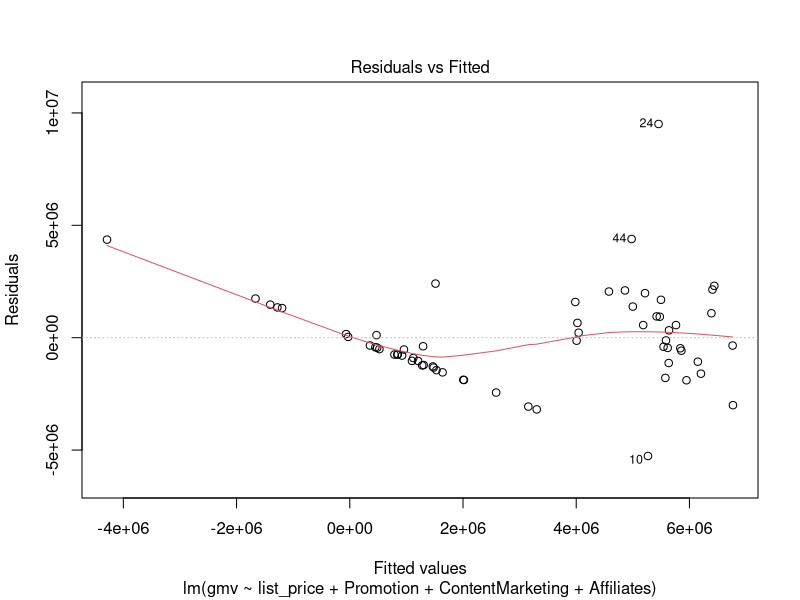
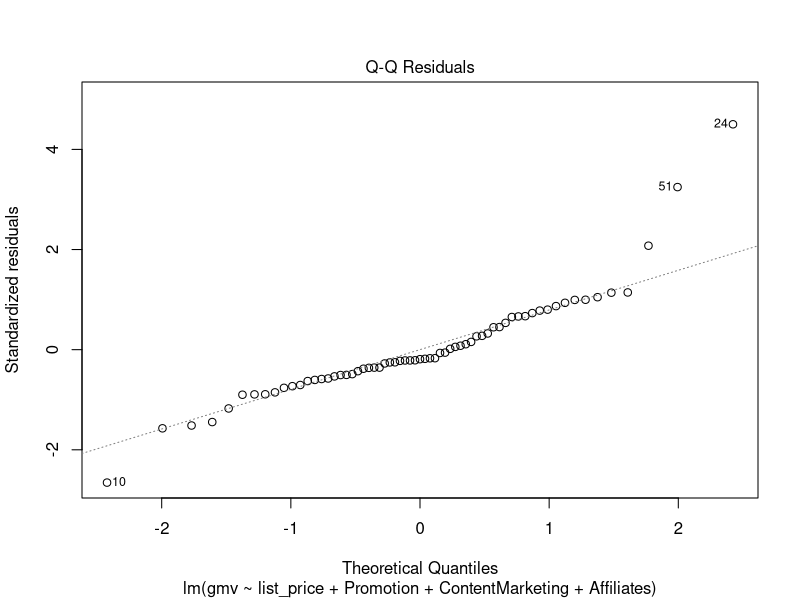
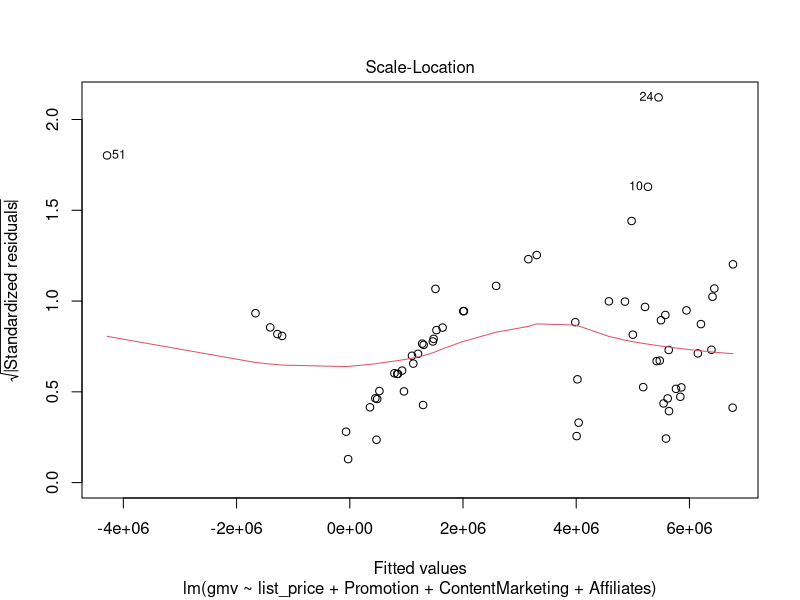
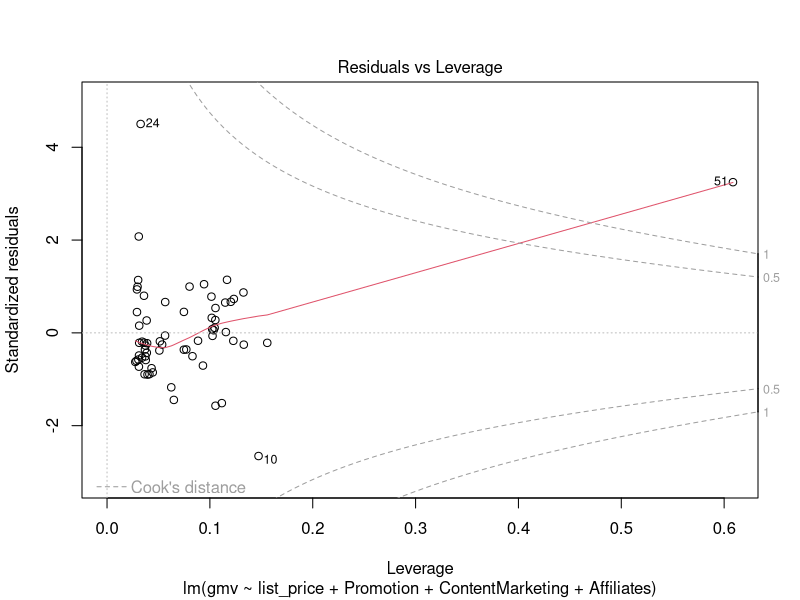

The R source for these figures, in order:
# ***************************************************************************
#                   LOAD LIBRARY ----
# ***************************************************************************
library(lubridate)
library(dplyr)
library(ggplot2)
library(MASS)
library(car)
library(Hmisc)   # describe


# ***************************************************************************
#                   LOAD DATA ---- Product Categories ----
# ***************************************************************************
camera_accessory_data <- read.csv('./intrim/cameraAccessory.csv')
home_audio_data <- read.csv('./intrim/homeAudio.csv')
gaming_accessory_data <- read.csv('./intrim/gamingAccessory.csv')

# ***************************************************************************
#                   Create Training & Test Datasets ----
# ***************************************************************************
#Lets divide the Train & Test data. For this we will use the first 36 weeks data as Train set and rest as Test set

#Camera Accessory
cam_train <- subset(camera_accessory_data, week <= 36)
cam_test <- subset(camera_accessory_data, week > 36)
cam_train <- cam_train[,-1]
cam_test <- cam_test[,-1]


#Gaming Accessory
gam_train <- subset(gaming_accessory_data, week <= 36)
gam_test <- subset(gaming_accessory_data, week > 36)
gam_train <- gam_train[,-1]
gam_test <- gam_test[,-1]
                     
#Home Audio
hom_train <- subset(home_audio_data, week <= 36)
hom_test <- subset(home_audio_data, week > 36)
hom_train <- hom_train[,-1]
hom_test <- hom_test[,-1]

# ***************************************************************************
#                   MODELLING ---- Simple Linear Model(additive) ----
# ***************************************************************************


#+ . . . . Camera Accessory ----
#' 
#+ . . . . . . . . Initial Linear Model ----
#' ###### Initial Linear Model
slm_cam1 <- lm(gmv~ .,data=cam_train)

#+ . . . . . . . . Auto-Otimize Model ----
#' ###### Auto-Optimize Model
step_slm_cam <- stepAIC(slm_cam1, direction = "both",trace=FALSE)
summary(step_slm_cam)

#Pruning of Variables to arrive at Final Model
slm_cam2 <- lm(formula = gmv ~ product_mrp + list_price + Promotion + sla + 
                 cat_mid + cat_premium + ContentMarketing + OnlineMarketing + 
                 Affiliates + SEM + NPS, data = cam_train)
summary(slm_cam2)
vif(slm_cam2)

#Removing Affiliates
slm_cam3 <- lm(formula = gmv ~ product_mrp + list_price + Promotion + sla + 
                 cat_mid + cat_premium + ContentMarketing + OnlineMarketing + 
                 SEM + NPS, data = cam_train)
summary(slm_cam3)
vif(slm_cam3)

#Removing List_price
slm_cam4 <- lm(formula = gmv ~ product_mrp + Promotion + sla + 
                 cat_mid + cat_premium + ContentMarketing + OnlineMarketing + 
                 SEM + NPS, data = cam_train)
summary(slm_cam4)
vif(slm_cam4)

#Removing OnlineMarketing
slm_cam5 <- lm(formula = gmv ~ product_mrp + Promotion + sla + 
                 cat_mid + cat_premium + ContentMarketing + 
                 SEM + NPS, data = cam_train)
summary(slm_cam5)
vif(slm_cam5)

#Removing ContentMarketing
slm_cam6 <- lm(formula = gmv ~ product_mrp + Promotion + sla + 
                 cat_mid + cat_premium + 
                 SEM + NPS, data = cam_train)
summary(slm_cam6)
vif(slm_cam6)

#Removing Promotion
slm_cam7 <- lm(formula = gmv ~ product_mrp + sla + 
                 cat_mid + cat_premium + 
                 SEM + NPS, data = cam_train)
summary(slm_cam7)
vif(slm_cam7)

#Removing SLA & SEM, this is our final model
slm_cam8 <- lm(formula = gmv ~ product_mrp + 
                 cat_mid + cat_premium + 
                 NPS, data = cam_train)
summary(slm_cam8)
vif(slm_cam8)

#Test the model on Test Dataset
pred_cam_slm<-predict(slm_cam8,cam_test[,-1])

#Add New column for predicted_gmv
cam_test$predicted_gmv <- pred_cam_slm

#Lets look at the Corr & R2
cor(cam_test$gmv, cam_test$predicted_gmv)
cor(cam_test$gmv, cam_test$predicted_gmv)^2
#xxxxxxxxxxxxxxxxxxxxxxxxxxxxxxxxxxxxxxxxxxxxxxxxxxxxxxxxxxxxxxxxxxxxxxxxxxxxxxxxxxxxxxxxxxxxxxxxxxxxxxxxxxxxxxxxxxxxxxxxx

#+ . . . . Gaming Accessory ----
#' 
#+ . . . . . . . . Initial Linear Model ----
#' ###### Initial Linear Model
slm_gam1 <- lm(gmv~ .,data=gam_train)

#+ . . . . . . . . Auto-Otimize Model ----
#' ###### Auto-Optimize Model
step_slm_gam <- stepAIC(slm_gam1, direction = "both",trace=FALSE)
summary(step_slm_gam)

#Pruning of Variables to arrive at Final Model
slm_gam2 <- lm(formula = gmv ~ Promotion + cat_mid + sale_days + Sponsorship + 
                 NPS, data = gam_train)
summary(slm_gam2)
vif(slm_gam2)

#Removing Promotion
slm_gam3 <- lm(formula = gmv ~ cat_mid + sale_days + Sponsorship + 
                 NPS, data = gam_train)
summary(slm_gam3)
vif(slm_gam3)

#Removing sale_days, This is our final model
slm_gam4 <- lm(formula = gmv ~ cat_mid + Sponsorship + 
                 NPS, data = gam_train)
summary(slm_gam4)
vif(slm_gam4)

#Test the model on Test Dataset
pred_gam_slm<-predict(slm_gam4,gam_test[,-1])

#Add New column for predicted_gmv
gam_test$predicted_gmv <- pred_gam_slm

#Lets look at the Corr & R2
cor(gam_test$gmv, gam_test$predicted_gmv)
cor(gam_test$gmv, gam_test$predicted_gmv)^2
#xxxxxxxxxxxxxxxxxxxxxxxxxxxxxxxxxxxxxxxxxxxxxxxxxxxxxxxxxxxxxxxxxxxxxxxxxxxxxxxxxxxxxxxxxxxxxxxxxxxxxxxxxxxxxxxxxxxxxxxxx

#+ . . . . Home Audio ----
#' 
#+ . . . . . . . . Initial Linear Model ----
#' ###### Initial Linear Model
slm_hom1 <- lm(gmv~ .,data=hom_train)

#+ . . . . . . . . Auto-Otimize Model ----
#' ###### Auto-Optimize Model
step_slm_hom <- stepAIC(slm_hom1, direction = "both",trace=FALSE)
summary(step_slm_hom)

#Pruning of Variables to arrive at Final Model
slm_hom2 <- lm(formula = gmv ~ product_mrp + list_price + Promotion + sla + 
                 sale_days + ContentMarketing + Affiliates + SEM + NPS, data = hom_train)
summary(slm_hom2)
vif(slm_hom2)
cor(hom_train$product_mrp, hom_train$list_price)

#Removing NPS & sale_day
slm_hom3 <- lm(formula = gmv ~ product_mrp + list_price + Promotion + sla + 
                 ContentMarketing + Affiliates + SEM, data = hom_train)
summary(slm_hom3)
vif(slm_hom3)

#Removing sla
slm_hom4 <- lm(formula = gmv ~ product_mrp + list_price + Promotion + 
                 ContentMarketing + Affiliates + SEM, data = hom_train)
summary(slm_hom4)
vif(slm_hom4)

#Removing product_mrp
slm_hom5 <- lm(formula = gmv ~ list_price + Promotion + 
                 ContentMarketing + Affiliates + SEM, data = hom_train)
summary(slm_hom5)
vif(slm_hom5)


#Removing SEM
slm_hom6 <- lm(formula = gmv ~ list_price + Promotion + 
                 ContentMarketing + Affiliates, data = hom_train)
summary(slm_hom6)
vif(slm_hom6)

plot(slm_hom6)
abline(slm_hom6)

#Test the model on Test Dataset
pred_hom_slm<-predict(slm_hom6,hom_test[,-1])

#Add New column for predicted_gmv
hom_test$predicted_gmv <- pred_hom_slm

#Lets look at the Corr & R2
cor(hom_test$gmv, hom_test$predicted_gmv)
cor(hom_test$gmv, hom_test$predicted_gmv)^2
#xxxxxxxxxxxxxxxxxxxxxxxxxxxxxxxxxxxxxxxxxxxxxxxxxxxxxxxxxxxxxxxxxxxxxxxxxxxxxxxxxxxxxxxxxxxxxxxxxxxxxxxxxxxxxxxxxxxxxxxxx


#Log Transformation of Train & Test Data


#Camera Accessory
cam_train_log <- log1p(cam_train)
cam_test_log <- log1p(cam_test)

#Gaming Accessory
gam_train_log <- log1p(gam_train)
gam_test_log <- log1p(gam_test)

#Home Audio
hom_train_log <- log1p(hom_train)
hom_test_log <- log1p(hom_test)




# ***************************************************************************
#                   MODELLING ---- Multiplicative Model ----
# ***************************************************************************

#+ . . . . Camera Accessory ----
#' 
#+ . . . . . . . . Initial Linear Model ----
#' ###### Initial Linear Model
mul_cam1 <- lm(gmv~ .,data=cam_train_log)
#+ . . . . . . . . Auto-Otimize Model ----
#' ###### Auto-Optimize Model
step_mul_cam <- stepAIC(mul_cam1, direction = "both",trace=FALSE)
summary(step_mul_cam)
vif(step_mul_cam)

#Remove product_mrp
mul_cam2 <- lm(formula = gmv ~ list_price + Promotion + cat_luxury + 
                 cat_mid + cat_premium + TV + OnlineMarketing + Affiliates, 
               data = cam_train_log)
summary(mul_cam2)
vif(mul_cam2)

#Remove TV
mul_cam3 <- lm(formula = gmv ~ list_price + Promotion + cat_luxury + 
                 cat_mid + cat_premium + OnlineMarketing + Affiliates, 
               data = cam_train_log)
summary(mul_cam3)
vif(mul_cam3)

#Remove Affiliates
mul_cam4 <- lm(formula = gmv ~ list_price + Promotion + cat_luxury + 
                 cat_mid + cat_premium + OnlineMarketing, 
               data = cam_train_log)
summary(mul_cam4)
vif(mul_cam4)

#Remove cat_premium
mul_cam5 <- lm(formula = gmv ~ list_price + Promotion + cat_mid + 
                 cat_premium + OnlineMarketing, 
               data = cam_train_log)
summary(mul_cam5)
vif(mul_cam5)

#Test the model on Test Dataset
pred_cam_mul<-predict(mul_cam5,cam_test_log[,-1])

#Add New column for predicted_gmv
cam_test_log$predicted_gmv <- pred_cam_mul

#Lets look at the Corr & R2
cor(cam_test_log$gmv, cam_test_log$predicted_gmv)
cor(cam_test_log$gmv, cam_test_log$predicted_gmv)^2
